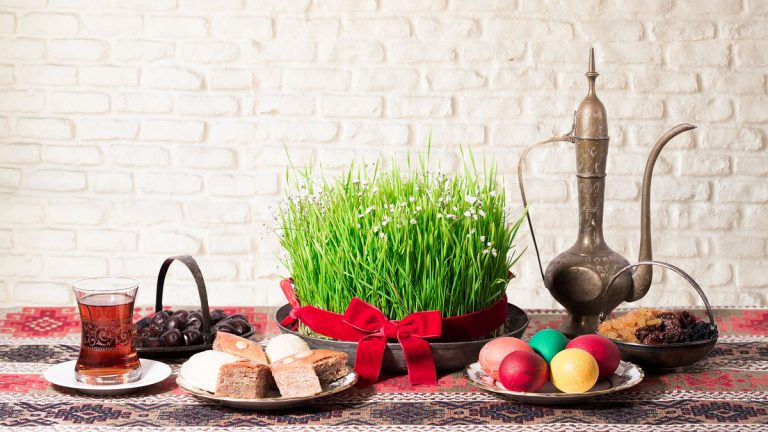
#> input picture session26/class/1.jpg, 768 x 432 px
$ python main.py
#> lines starting #> are read from the running program, lines starting #| are printed output that depends on the picture; after the words box and inside, x2 and y2 are one past the last pixel; in counts of white or black regions, pixels touching at a corner belong together
import cv2


my_image = cv2.imread("1.jpg")  #خواندن عکس
#> my_image is the input picture: shape (432, 768, 3); mean B, G, R 166, 181, 196.7
my_image2 = cv2.cvtColor(my_image, cv2.COLOR_BGR2GRAY) #تبدیل به سیاه سفید
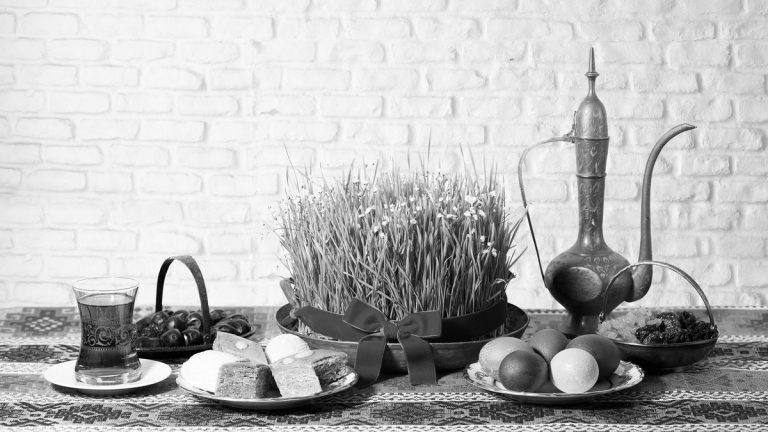
#> my_image2: shape (432, 768); min 0, max 255, mean 184

# print(my_image2)  #نمایش ارایه
print(my_image2.shape) #نمایش ابعاد
#| (432, 768)
print(my_image2[10,15])
#| 234

# [8 lines of commented-out code are left out]

my_image2[0:30,0:768]=0 #ضلع بالا
my_image2[0:432,0:30]=0 #ضلع چپ
my_image2[0:432,738:768]=0 #ضلع راست
my_image2[402:432,0:768]=0 #ضلع پایین
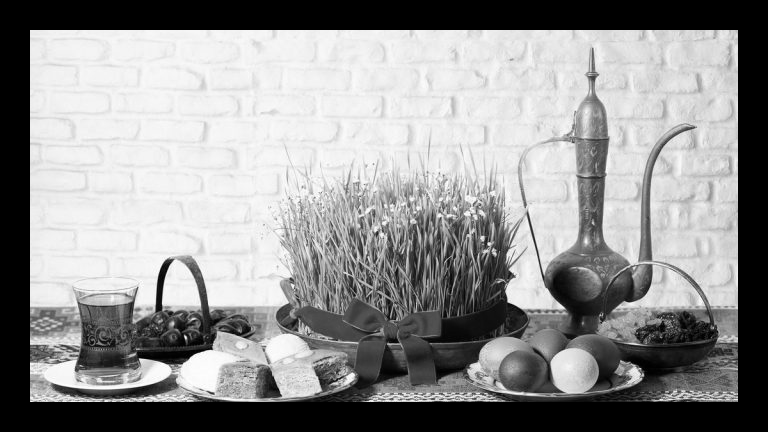
#> my_image2: shape (432, 768); min 0, max 255, mean 146.2

tea=my_image2[270:400,40:180] #انتخاب استکان چای
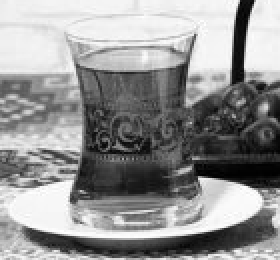
#> tea: shape (130, 140) (shown 2 times larger); min 0, max 255, mean 146.6
my_image2[290:420,370:510]=tea
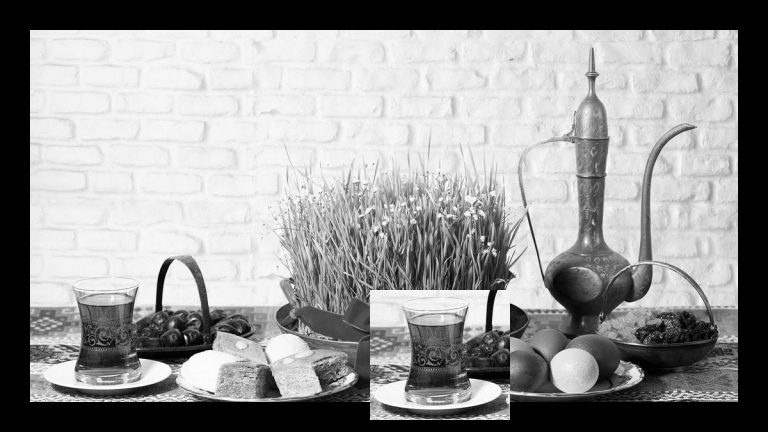
#> my_image2: shape (432, 768); 5.47% of pixels changed, all inside (x1, y1, x2, y2) = (370, 290, 510, 420)

cv2.imshow("",my_image2) #نمایش عکس جدید
cv2.waitKey()
cv2.imwrite("result.jpg",my_image2) #ذخیره عکس جدید
